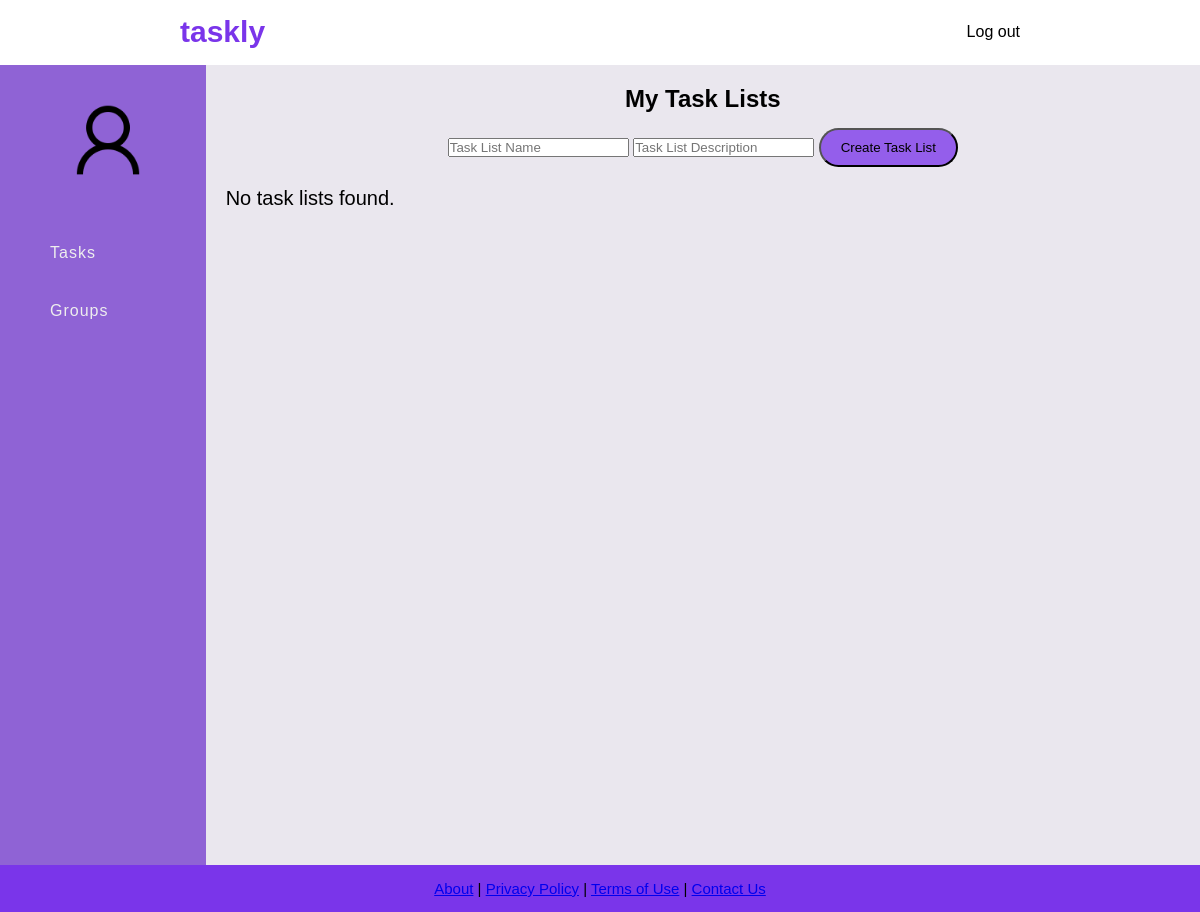
/tasks.php, run on an earlier commit of the app's database.
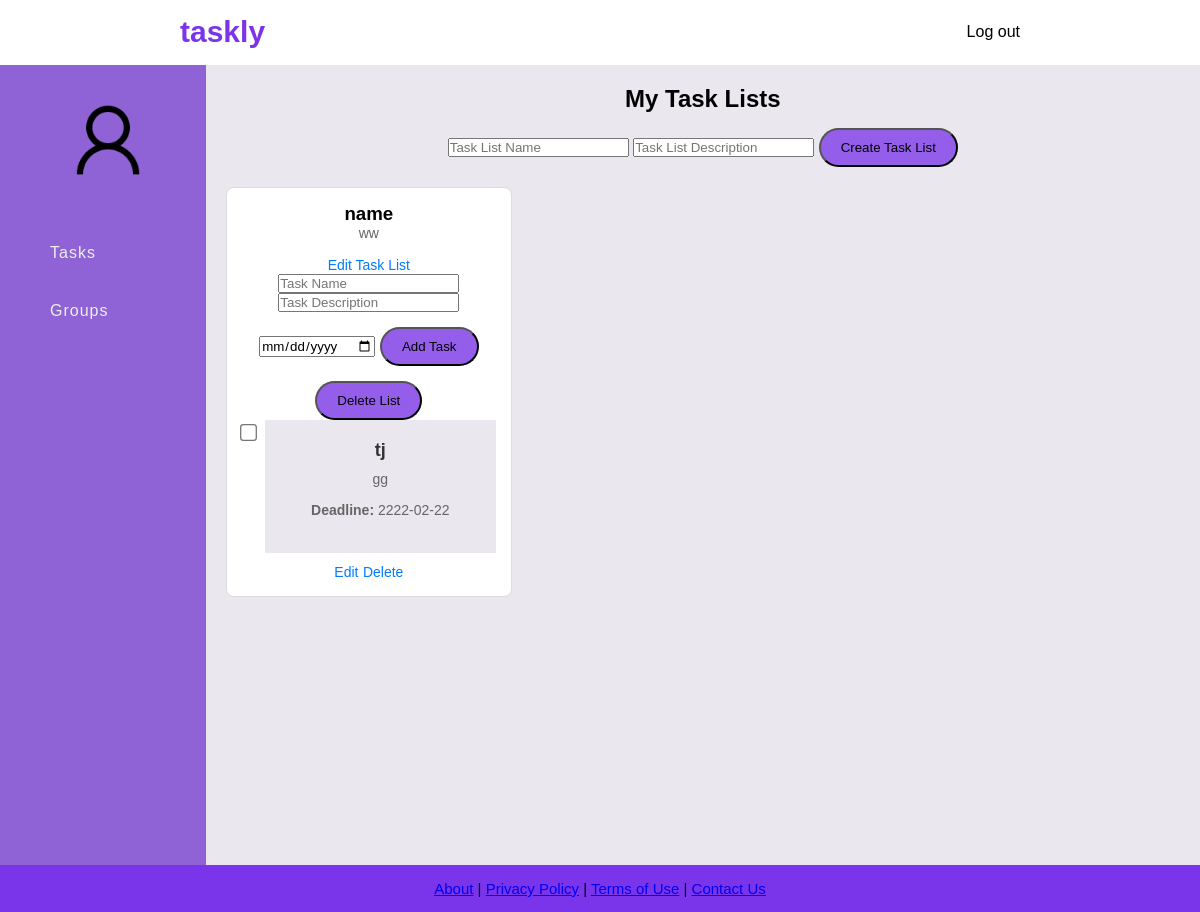
And on a later commit of the database.
### tables this page shows
CREATE TABLE Task_List (
    List_ID INTEGER PRIMARY KEY AUTOINCREMENT,
    TaskList_Name VARCHAR(255) NOT NULL,
    TaskList_Description TEXT NOT NULL,
    User_ID INTEGER NOT NULL,
    FOREIGN KEY (User_ID) REFERENCES User(User_ID) ON DELETE CASCADE
);

CREATE TABLE Task (
    Task_ID INTEGER PRIMARY KEY AUTOINCREMENT,
    Task_Title VARCHAR(255) NOT NULL,
    Task_Description TEXT NOT NULL,
    Task_Deadline DATE NOT NULL,
    List_ID INTEGER NOT NULL,
    FOREIGN KEY (List_ID) REFERENCES Task_List(List_ID) ON DELETE CASCADE
);

### tasks.php (the view, shortened to what the changed rows need)
<?php
include('db.php');
$userId = $_SESSION['user_id'] ?? 1;
$stmt = $conn->prepare("SELECT List_ID, TaskList_Name, TaskList_Description FROM Task_List WHERE User_ID = ?");
$stmt->execute([$userId]);
$taskLists = $stmt->fetchAll(PDO::FETCH_ASSOC);
$allTasks = [];
if ($taskLists) {
    $stmt = $conn->prepare("
        SELECT Task_ID, Task_Title, Task_Description, Task_Deadline, List_ID
        FROM Task WHERE List_ID IN (
            SELECT List_ID FROM Task_List WHERE User_ID = ?
        )
    ");
    $stmt->execute([$userId]);
    while ($task = $stmt->fetch(PDO::FETCH_ASSOC)) {
        $allTasks[$task['List_ID']][] = $task;
    }
}
?>
<!DOCTYPE html>
<html lang="en">
<head>
    <link rel="stylesheet" href="css/global.css">
</head>
<body>
<header class="navbar">
    <a href="dashboard.php" class="navbar_title2"><h1>taskly</h1></a>
</header>
<div class="container">
    <section class="task-content">
        <div class="task-container">
            <h2>My Task Lists</h2>
            <div class="tasklist-view">
                <?php if (!$taskLists): ?>
                    <p>No task lists found.</p>
                <?php else: ?>
                    <?php foreach ($taskLists as $taskList): ?>
                        <div class="task-list-item">
                            <h3><?= htmlspecialchars($taskList['TaskList_Name']) ?></h3>
                            <p><?= htmlspecialchars($taskList['TaskList_Description']) ?></p>
                            <div class="tasklist-actions">
                                <a href="edit_tasklist.php?list_id=<?= $taskList['List_ID'] ?>">Edit Task List</a>
                                <form method="POST" class="add-tasklist_form">
                                    <input type="text" name="taskName" placeholder="Task Name" required>
                                    <input type="text" name="taskDesc" placeholder="Task Description" required>
                                    <input type="date" name="taskDeadline" required>
                                    <button type="submit" name="createTask">Add Task</button>
                                </form>
                                <form method="POST" action="delete_tasklist.php" style="display:inline;">
                                    <button type="submit" onclick="return confirm('Delete this task list and all its tasks?')">Delete List</button>
                                </form>
                            </div>
                            <div class="tasks-view">
                                <?php if (!isset($allTasks[$taskList['List_ID']])): ?>
                                    <p>No tasks for this list.</p>
                                <?php else: ?>
                                    <?php foreach ($allTasks[$taskList['List_ID']] as $task): ?>
                                        <div class="task-item">
                                            <label class="task-checkbox">
                                                <input type="checkbox" class="complete-checkbox">
                                                <span class="task-content">
                                                    <h4><?= htmlspecialchars($task['Task_Title']) ?></h4>
                                                    <p><?= htmlspecialchars($task['Task_Description']) ?></p>
                                                    <p><strong>Deadline:</strong> <?= htmlspecialchars($task['Task_Deadline']) ?></p>
                                                </span>
                                            </label>
                                            <a href="edit_task.php?task_id=<?= $task['Task_ID'] ?>">Edit</a>
                                            <a href="delete_task.php?task_id=<?= $task['Task_ID'] ?>" onclick="return confirm('Delete this task?')">Delete</a>
                                        </div>
                                    <?php endforeach; ?>
                                <?php endif; ?>
                            </div>
                        </div>
                    <?php endforeach; ?>
                <?php endif; ?>
            </div>
        </div>
    </section>
</div>
</body>
</html>

What changed in the data, as far as the page shows it:
now on this page (row edited): task_list: TaskList_Name "name", TaskList_Description "ww"
now on this page (row edited): task: Task_Title "tj", Task_Description "gg", Task_Deadline "2222-02-22"
Also different on the page:
text no longer shown: "No task lists found."
